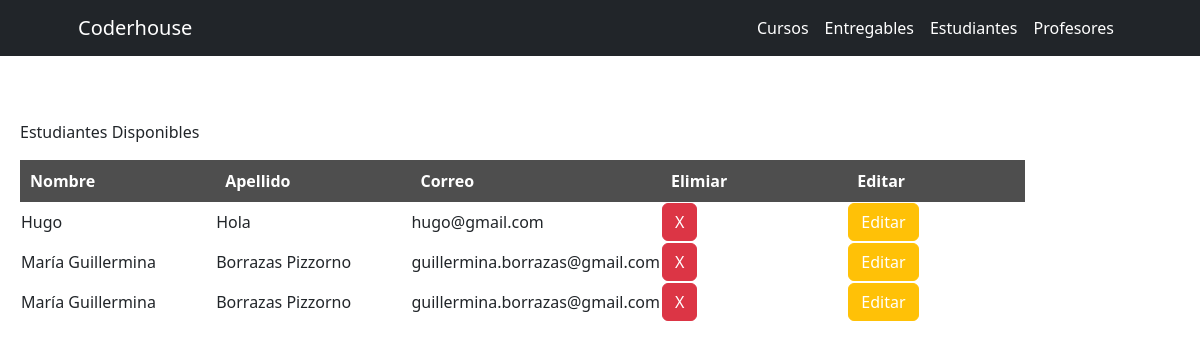
Before: /AppCoder/estudiantes/ with the older database file.
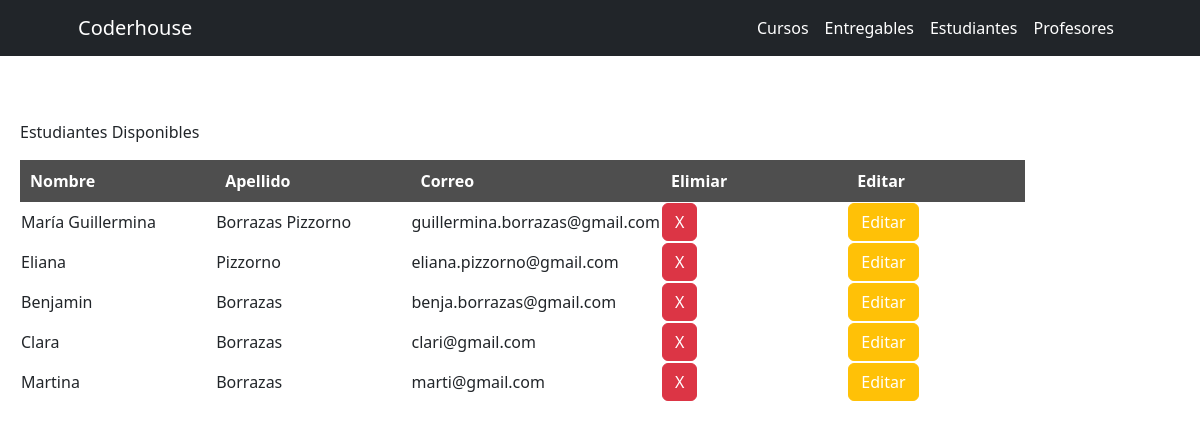
After: the same page with the newer database file.
### AppCoder/models.py (models this page shows, shortened)
class Estudiante(models.Model):
    nombre = models.CharField(max_length=30)
    apellido = models.CharField(max_length=30)
    email = models.EmailField()

### AppCoder/views.py (the view)
# urls.py: path('estudiantes/', estudiantes, name="Estudiantes"),
def estudiantes(request):
    Estudiantes = Estudiante.objects.all()
    return(render(request, "AppCoder/estudiantes.html", {"Estudiantes": Estudiantes}))

### AppCoder/templates/AppCoder/estudiantes.html (shortened to what this page needs)
<div>
    {% extends "AppCoder/inicio.html" %}
    {% load static %}
        {% block contenidoQueCambia %}
            <p>Estudiantes Disponibles</p>
            <table id="tableInfoEstudiantes">
                <tr id="tituloTablaEstudiantes">
                    <th>Nombre</th>
                    <th>Apellido</th>
                    <th>Correo</th>
                    <th>Elimiar</th>
                    <th>Editar</th>
                </tr>
                    {% for estudiante in Estudiantes %}
                    <tr>
                        <td>{{estudiante.nombre}}</td>
                        <td>{{estudiante.apellido}}</td>
                        <td>{{estudiante.email}}</td>
                        <td><button class="btn btn-danger btnEliminar"><a href="{% url 'eliminarEstudiante' estudiante.nombre %}">X</a></button></td>
                        <td><button class="btn btn-warning btnEditar"><a href="{% url 'editarEstudiante' estudiante.nombre %}">Editar</a></button></td>
                    </tr>
                    {% endfor %}
            </table>
        {% endblock %}

### AppCoder/templates/AppCoder/inicio.html (shortened to what this page needs)
<!DOCTYPE html>
<html lang="en">
<head>
    {% load static %}
    <link href="{% static 'AppCoder/css/bootstrap.min.css'%}" rel="stylesheet"/>
    <link href="{% static 'AppCoder/css/memestyles.css'%}"rel="stylesheet"/>
</head>
<body>
    <nav class="navbar navbar-expand-lg bg-dark fixed-top" id="mainNav">
        <div class="container px-4 px-lg-5">
            <a class="navbar-brand navText" href="#page-top">Coderhouse</a>
            <div class="collapse navbar-collapse" id="navbarResponsive">
                <ul class="navbar-nav ms-auto">
                    <li class="nav-item"><a class="nav-link navText" href="{% url 'Cursos' %}">Cursos</a></li>
                    <li class="nav-item"><a class="nav-link navText" href="{% url 'Entregables' %}">Entregables</a></li>
                    <li class="nav-item"><a class="nav-link navText" href="{% url 'Estudiantes' %}">Estudiantes</a></li>
                    <li class="nav-item"><a class="nav-link navText" href="{% url 'Profesores' %}">Profesores</a></li>
                  </ul>
            </div>
        </div>
    </nav>
    <div class="contenido">
      {% block contenidoQueCambia %}
      {% endblock %}
    </div>
</body>
</html>

### AppCoder/static/AppCoder/css/memestyles.css (style rules this page uses)
.navText { color:white !important; }
.contenido { margin-top: 100px !important; padding: 20px; }
#tituloTablaEstudiantes { background-color: rgb(78, 78, 78); color: white; }
#tituloTablaEstudiantes th { padding: 10px; }
#tableInfoEstudiantes tr th { padding-right: 120px; }
.btnEliminar a { border-radius: 15px !important; color: white !important; text-decoration: none !important; }
.btnEditar a { border-radius: 15px !important; color: white !important; text-decoration: none !important; }

Changed rows visible on the page:
removed Estudiante: nombre "Hugo", apellido "Hola", email "hugo@gmail.com"
removed Estudiante: nombre "María Guillermina", apellido "Borrazas Pizzorno", email "guillermina.borrazas@gmail.com"
added Estudiante: nombre "Eliana", apellido "Pizzorno", email "eliana.pizzorno@gmail.com"
added Estudiante: nombre "Benjamin", apellido "Borrazas", email "benja.borrazas@gmail.com"
added Estudiante: nombre "Clara", apellido "Borrazas", email "clari@gmail.com"
added Estudiante: nombre "Martina", apellido "Borrazas", email "marti@gmail.com"
